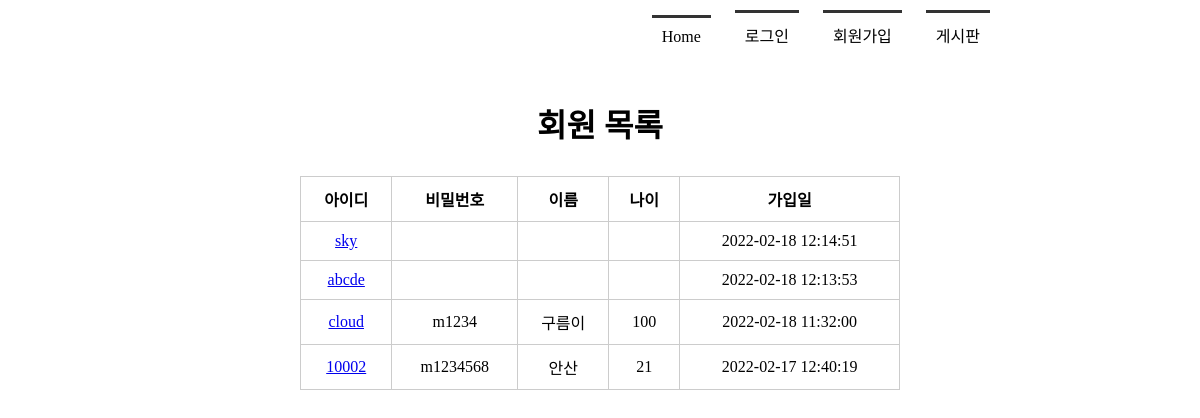
Before: /memberlist/ with the older database file.
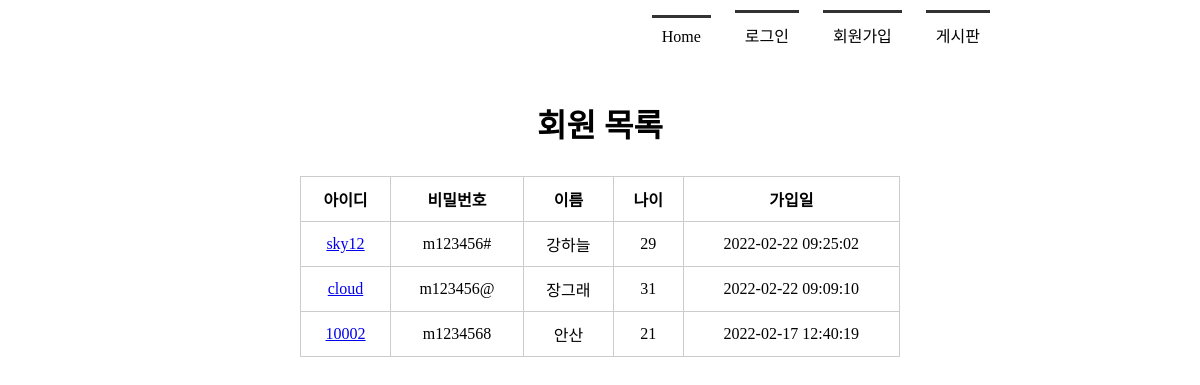
After: the same page with the newer database file.
### tables this page shows
CREATE TABLE member(
            mid char(5) PRIMARY KEY,
            passwd  char(8) NOT NULL,
            name    text NOT NULL,
            age integer,
            regDate timestamp date DEFAULT (datetime('now', 'localtime'))
        );

### app.py (the view)
@app.route('/memberlist/')
def memberlist():
    conn = getconn()
    cur = conn.cursor()
    sql = "SELECT * FROM member ORDER BY regDate DESC"
    cur.execute(sql)
    rs = cur.fetchall()
    conn.close()
    return render_template('memberlist.html', rs = rs)

### app.py (called while the page is built)
def getconn():
    conn = sqlite3.connect("./members.db")
    return conn

### templates/memberlist.html (shortened to what this page needs)
<!DOCTYPE html>
<html lang="en">
<head>
    <link rel="stylesheet" href="{{ url_for('static', filename='style.css')  }}">
</head>
<body>
    <div id="container">
        {% include 'navbar.html' %}
        <section>
            <h1>회원 목록</h1>
            <table>
                <tr>
                    <th>아이디</th><th>비밀번호</th><th>이름</th><th>나이</th><th>가입일</th>
                </tr>
                {% for i in rs %}
                <tr>
                    <td><a href="{{ url_for('member_view', id=i[0]) }}">{{ i[0] }}</a></td>
                    <td>{{ i[1] }}</td>
                    <td>{{ i[2] }}</td>
                    <td>{{ i[3] }}</td>
                    <td>{{ i[4] }}</td>
                </tr>
                {% endfor %}
            </table>
        </section>
    </div>
</body>
</html>

### templates/navbar.html
<header>
    <nav>
        <ul>
            {% if session %}
                <li><a href="{{ url_for('index') }}">Home</a></li>
                <li><a href="{{ url_for('logout') }}">({{ session['userID'] }}님)로그아웃</a></li>
                <li><a href="{{ url_for('memberlist') }}">회원목록</a></li>
                <li><a href="{{ url_for('boardlist') }}">게시판</a></li>
            {% else %}
                <li><a href="{{ url_for('index') }}">Home</a></li>
                <li><a href="{{ url_for('login') }}">로그인</a></li>
                <li><a href="{{ url_for('register') }}">회원가입</a></li>
                <li><a href="{{ url_for('boardlist') }}">게시판</a></li>
            {% endif %}
        </ul>
    </nav>
</header>

### static/style.css (style rules this page uses)
* { margin: 0; padding: 0; }
#container { width: 1000px; margin: 0 auto; }
header { height: 100px; }
nav ul { list-style: none; text-align: right; margin-right: 100px; }
nav ul li { display: inline-block; margin: 10px; border-top: 3px solid #333; padding: 10px; }
nav ul li a { text-decoration: none; color: #000; }
section { text-align: center; }
section h1 { font-size: 2em; margin-bottom: 30px; }
section table { width: 600px; margin:0 auto; border-collapse: collapse; }
section table, th, td { border: 1px solid #ccc; padding: 10px }

Changed rows visible on the page:
removed member: mid "sky", regDate "2022-02-18 12:14:51"
removed member: mid "abcde", regDate "2022-02-18 12:13:53"
added member: mid "sky12", passwd "m123456#", name "강하늘", age "29", regDate "2022-02-22 09:25:02"
changed member "cloud": passwd "m1234" → "m123456@"; name "구름이" → "장그래"; age "100" → "31"; regDate "2022-02-18 11:32:00" → "2022-02-22 09:09:10"
